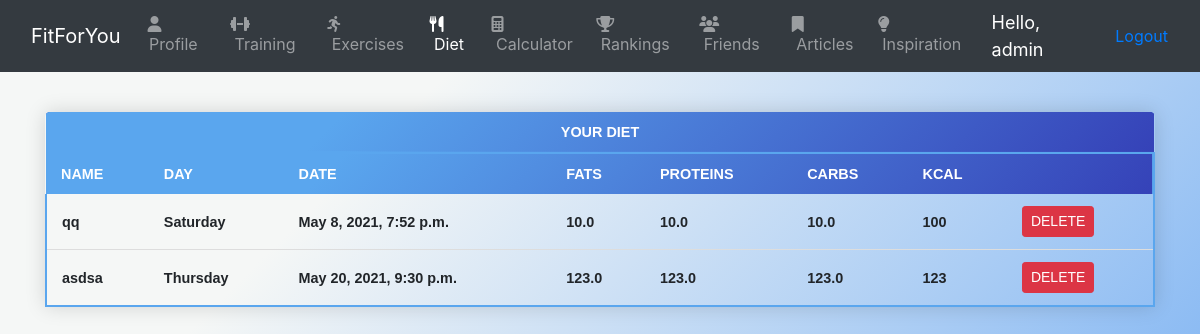
Screenshot of /allMeals (signed in) with the database file from the repository.
### Workout/models.py (models this page shows, shortened)
class Meal(models.Model):
    customer = models.ForeignKey(Customer, null=True, on_delete=models.SET_NULL)
    name = models.CharField(max_length=50, null=True)
    carbs = models.FloatField(validators=[MinValueValidator(0), MaxValueValidator(10000)],null=True)
    fats = models.FloatField(validators=[MinValueValidator(0), MaxValueValidator(10000)],null=True)
    proteins = models.FloatField(validators=[MinValueValidator(0), MaxValueValidator(10000)],null=True)
    kcal = models.IntegerField(validators=[MinValueValidator(0), MaxValueValidator(10000)],null=True)
    date_created = models.DateTimeField(auto_now_add=True, null=True)
    date = models.DateTimeField(auto_now_add=False, null=True)

### Workout/views.py (the view)
# urls.py: path('allMeals', views.allMeals, name='allMeals'),
@login_required(login_url='main')
def allMeals(request):
    meals = request.user.customer.meal_set.all()
    context = {'meals': meals}
    return render(request,'Workout/allMeals.html',context)

### Workout/templates/Workout/allMeals.html (shortened to what this page needs)
<link rel="stylesheet" href="https://stackpath.bootstrapcdn.com/bootstrap/4.4.1/css/bootstrap.min.css"
>
<link rel="stylesheet" href="https://cdnjs.cloudflare.com/ajax/libs/font-awesome/4.7.0/css/font-awesome.min.css">
<nav class="navbar navbar-expand-lg navbar-dark bg-dark">
    <div class="container mx-auto">
        <a class="navbar-brand" href="{% url 'main' %}">FitForYou</a>
        <div class="collapse navbar-collapse" id="navbarSupportedContent">
            <div class="navbar-nav">
                <a class="nav-item nav-link" href="{% url 'profile' %}"><i class="fa fa-fw fa-user"></i>&nbsp;Profile
                    <a class="nav-item nav-link" href="{% url 'training' %}"><i
                            class="fas fa-dumbbell"></i>&nbsp;Training</a>
                    <span class="sr-only">(current)</span></a>
                <a class="nav-item nav-link" href="{% url 'exercises'%}"><i
                        class="fas fa-running"></i>&nbsp;Exercises</a>
                <a class="nav-item nav-link active" href="{% url 'diet' %}"><i class="fas fa-utensils"></i>&nbsp;Diet</a>
                <a class="nav-item nav-link" href="{% url 'calculator'%}"><i
                        class="fas fa-calculator"></i>&nbsp;Calculator</a>
                <a class="nav-item nav-link" href="{% url 'rankings'%}"><i class="fas fa-trophy"></i>&nbsp;Rankings</a>
                <a class="nav-item nav-link" href="{% url 'friends'%}"><i class="fas fa-users"></i>&nbsp;Friends</a>
                <a class="nav-item nav-link" href="{% url 'articles'%}"><i class="fas fa-bookmark"></i>&nbsp;Articles</a>
                <a class="nav-item nav-link" href="{% url 'inspiration'%}"><i class="fas fa-lightbulb"></i>&nbsp;Inspiration</a>
            </div>
        </div>
    </div>
    <span class="hello-msg">Hello, {{request.user}}</span>
    <span><a class="nav-item nav-link" href="{% url 'logout' %}"">Logout</a></span>
</nav>
<div class=" container text-center " style=" margin-top: 15px;">
    <div class="row ">
        <div class="col-12 mx-auto">
            <table class="mytable">
                <thead>
                    <tr>
                        <td colspan="9">Your diet</td>
                    </tr>
                    <tr>
                        <th> name </th>
                        <th> day </th>
                        <th>date</th>
                        <th>fats</th>
                        <th>proteins</th>
                        <th> carbs </th>
                        <th> kcal</th>
                        <th></th>
                    </tr>
                </thead>
                <tbody>
                    {% for i in meals%}
                    <tr>
                        <td>{{i.name}}</td>
                        <td>{{i.date| date:"l"}}</td>
                        <td>{{i.date}}</td>
                        <td>{{i.fats}}</td>
                        <td>{{i.proteins}}</td>
                        <td>{{i.carbs}}</td>
                        <td>{{ i.kcal}}</td>
                        <td> <a class="btn btn-sm btn-danger" href="{% url 'deleteMeal' i.id%}">DELETE</a> </td>
                    </tr>
                    {% endfor %}
                </tbody>
            </table>
        </div>
    </div>
</div>

### Workout/templates/Workout/allMeals.html (style rules this page uses)
.hello-msg { font-size: 18px; color: white; margin-right: 20px; }
.mytable { border-collapse: collapse; margin: 25px 0; font-size: 0.9em; font-family: sans-serif; box-shadow: 0 0 20px rgba(0, 0, 0, 0.15); width: 100%; border-radius: 5px 5px 0 0; overflow: hidden; }
.mytable thead tr { background-color: #3542b8; background-image: linear-gradient(315deg, #3542b8 0%, #5aa6ee 74%); color: #ffffff; text-align: left; text-transform: uppercase; }
.mytable thead tr:nth-of-type(2) { border-right: 2px solid #5aa6ee; }
.mytable th, .mytable td { padding: 12px 15px; font-weight: bold; }
.mytable tbody { border-right: 2px solid #5aa6ee; border-left: 2px solid #5aa6ee }
.mytable tbody tr { border-bottom: 1px solid #dddddd; }
.mytable tbody tr:last-of-type { border-bottom: 2px solid #5aa6ee; }
.mytable thead tr:first-of-type { text-align: center; border-bottom: 2px solid #5aa6ee; background-color: rgb(49, 87, 214); }

### rows the page displays
Meal: name "qq", date "Saturday", date "May 8, 2021, 7:52 p.m.", fats "10.0", proteins "10.0", carbs "10.0", kcal "100"
Meal: name "asdsa", date "Thursday", date "May 20, 2021, 9:30 p.m.", fats "123.0", proteins "123.0", carbs "123.0", kcal "123"

### other values shown
{{ request.user }} "admin"
